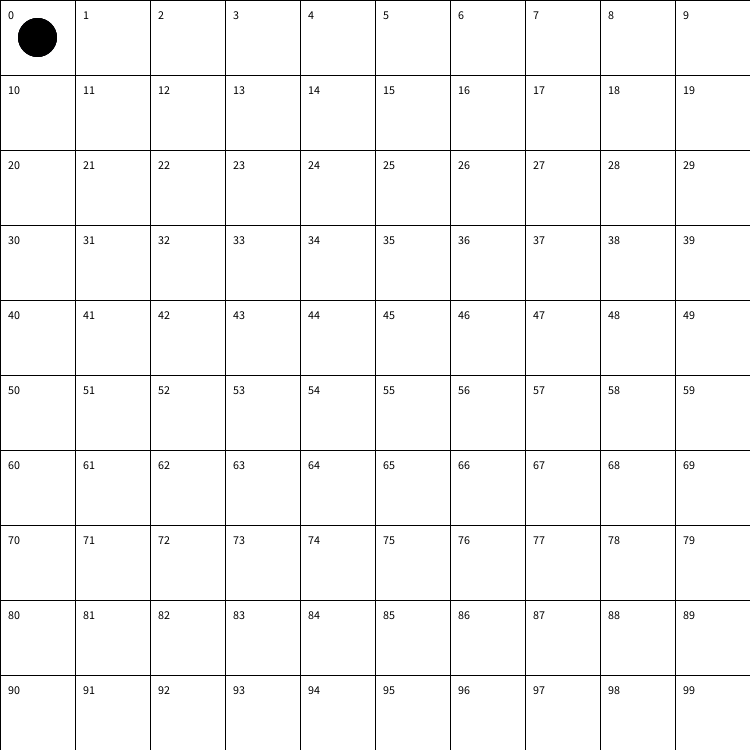
Frame 1 (no input)
Frame 60 (the mouse pressed at the canvas centre just before this capture): identical to frame 1, image omitted
Frame 120 (the mouse held since frame 60 and released just before this capture): identical to frame 1, image omitted

The Processing sketch that drew this single still picture (run headless with seeded random() and noise(); from frame 60 on, the mouse is pressed at the canvas centre):

// Processing sketch: snakesandladder
// ── snakesandladder.pde
//Snakes
//Brendan Leder

float boxSize;
int total = 3;
int[] x = new int[total];
int[] y = new int[total];
int move=0;
int player=0;

void setup() {
  size(750, 750);
  float w = width;
  boxSize = w/10;
  int loop = 0;
  while (loop < total) {
    x[loop] = 0;
    y[loop] = 0;
    loop += 1;
  }
}

void draw() {
  //Draw Board
  for (int i = 0; i<10; i++) {
    for (int q = 0; q<10; q++) {
      fill(255);
      rect(i*boxSize, q*boxSize, boxSize, boxSize);
    }
  }

  int counter = 0;
  int up = 0;
  for (int i = 0; i < 100; i++) {
    counter += 1;
    fill(0);
    text(i, counter * boxSize - boxSize + boxSize/10, up * boxSize + boxSize/4);
    if (counter % 10 == 0) {
      counter = 0;
      up += 1;
    }
  }
  for (int m = 0; m < total; m++) {
    display(x[m], y[m], m);
    println(m+"|"+x[m]);
  }
}


void display(float tempx, float tempy, int which) {
  translate(tempx, tempy); 
  if (which%8==0) {
    fill(255, 255, 255);
  } else if (which%7==0) {
    fill(255, 255, 0);
  } else if (which%6==0) {
    fill(255, 0, 0);
  } else if (which%5==0) {
    fill(0, 255, 255);
  } else if (which%4==0) {
    fill(0, 255, 0);
  } else if (which%3==0) {
    fill(255, 0, 255);
  } else if (which%2==0) {
    fill(0, 0, 0);
  } else {
    fill(0, 0, 255);
  }

  stroke(0);
  ellipse(boxSize/2, boxSize/2, boxSize/2, boxSize/2);
}

void movement() {
  
  
  
  
}

/*
Rules for Snakes and Ladders
 ----------------------------
 Draw a board
 Make 'Players'
 Have a dice roller
 Player moves (diceroll) times up board
 If you hit a 'snake' move down the board
 If you hit a 'ladder' move up the board
 */
